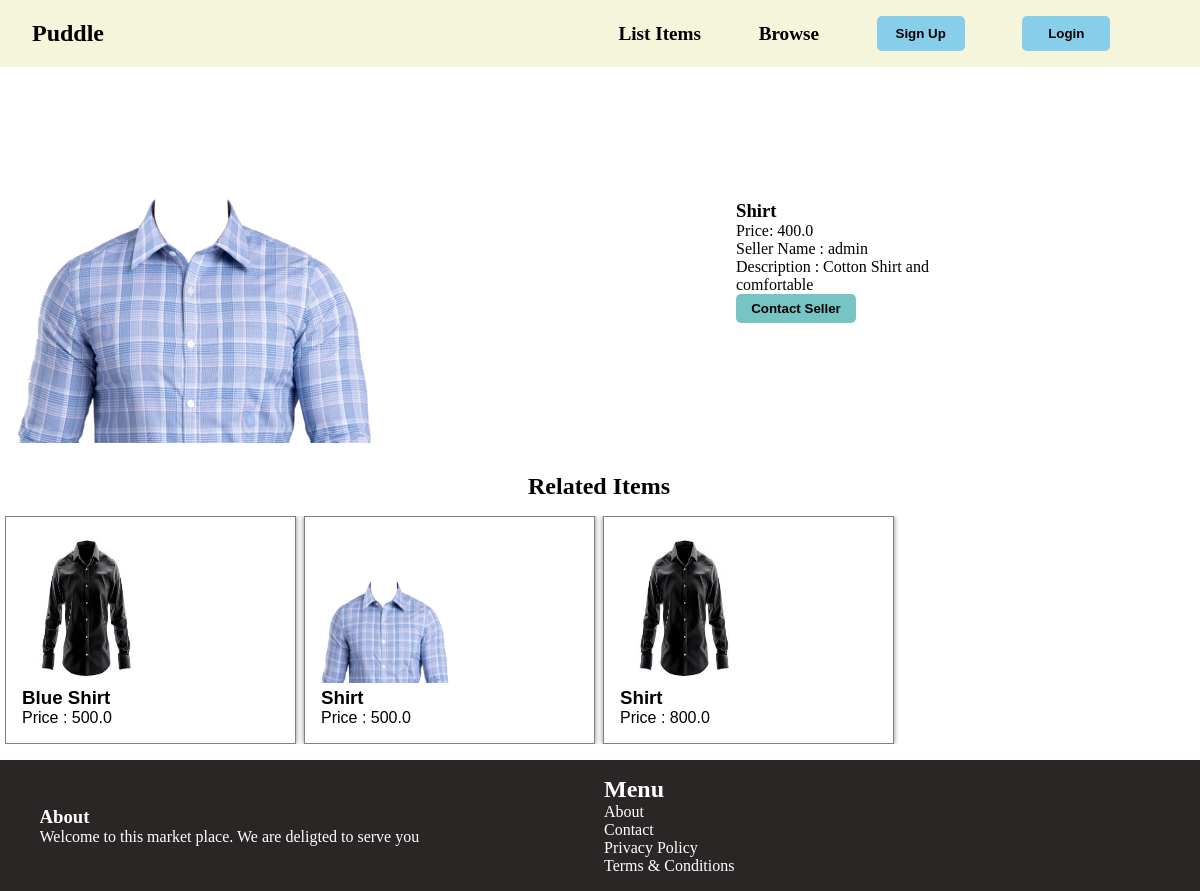
Page /items/1/ on the committed database.
### items/models.py (models this page shows, shortened)
class Item(models.Model):
    Category = models.ForeignKey(Category, related_name='items',on_delete=models.CASCADE)
    name = models.CharField(max_length=255)
    description = models.TextField(blank=True,null=True)
    price = models.FloatField()
    image = models.ImageField(upload_to='items_image',blank=True,null=True)
    is_sold = models.BooleanField(default=False)
    created_by = models.ForeignKey(User,related_name ='items',on_delete=models.CASCADE)
    created_at = models.DateTimeField(auto_now_add = True)
    class Meta:
        ordering = ('name',)

### items/views.py (the view)
# urls.py: path('<int:pk>/',views.con_detail,name='detail'),
def detail(request,pk):
    item = get_object_or_404(Item,pk=pk)
    related_item = Item.objects.filter(Category = item.Category,is_sold=False).exclude(pk=pk)[0:3]
    return render(request,'items/detail.html',{
        'item':item,
        'related_item':related_item
    })

### items/templates/items/detail.html (shortened to what this page needs)
{% extends 'home/layout.html' %}
{% block body %}
<div class = "detail_container">
    <div class="img_detail">
        <img src="{{item.image.url}}"/>
    </div>
    <div class="detail">
        <h3>{{item.name}}</h3>
        <p>Price: {{item.price}}</p>
        <p>Seller Name : {{item.created_by.username}}</p>
        <p>Description : {{item.description}}</p>
        {% if request.user == item.created_by %}
        <div>
            <p>This is Your Item</p>
            <a href="{% url 'items:edit' item.id %}"><button style="background-color: green; color: white; width:5rem;">Edit</button></a>
            <a href="{% url 'items:delete' item.id %}"><button style="background-color: red; color: white; width:5rem;">Delete</button></a>
        {% else%}
            <a href="{% url 'conversation:new' item.id %}"><button>Contact Seller</button></a>
        {% endif %}
        </div>
    </div>
<div class="container">
    <h2>Related Items</h2>
    <div class="item_content">
        {% for item in related_item %}
        <div class="item_detail">
            <a href="{% url 'items:detail' item.id %}">
                <div>
                    <img src="{{item.image.url}}">
                </div>
                <div>
                    <h3>{{item.name}}</h3>
                    <p>Price : {{item.price}}</p>
                </div>
            </a>
        </div>
        {% endfor %}
    </div>
</div>
{% endblock %}

### home/static/home/style.css (style rules this page uses)
* { margin: 0; padding: 0; overflow-x: hidden; }
.container h2 { text-align:center; margin: 10px 0px; }
.container { margin-bottom: 1rem; width: 99%; margin-left: 5px; margin-right: 5px; }
.item_content { display: grid; grid-template-columns: repeat(4,1fr); gap: 0.5rem; margin-top: 1rem; }
.item_content img { width: 50%; height:150px; }
.item_detail { background-color: white; padding:1rem; border: 1px solid gray; box-shadow: 0 0 5px gray; }
.item_content a { text-decoration: none; color: black; font-family: sans-serif; }
.detail_container { width: 100%; display: grid; grid-template-columns: repeat(5,1fr); margin: 1rem; }
.detail { display: flex; flex-direction: column; justify-content: center; padding-bottom: 0.5rem; }
.detail button { width: 50%; padding: 7px; border-radius: 5px; font-family: sans-serif; background-color: rgb(118, 196, 196); border: none; font-weight: bold; }
.img_detail { grid-column: span 3/span 3; }
.img_detail img { width: 50%; }

### rows in the picture
Item: image (picture), name "Shirt", price "400.0", created_by.username "admin", description "Cotton Shirt and comfortable"
Item: image (picture), name "Blue Shirt", price "500.0"
Item: image (picture), name "Shirt", price "500.0"
Item: image (picture), name "Shirt", price "800.0"
